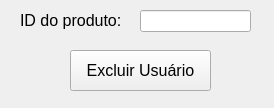
<?xml version="1.0" encoding="UTF-8"?>
<ui version="4.0">
 <class>tela_excluir_produto</class>
 <widget class="QWidget" name="tela_excluir_produto">
  <property name="geometry">
   <rect>
    <x>0</x>
    <y>0</y>
    <width>274</width>
    <height>108</height>
   </rect>
  </property>
  <property name="windowTitle">
   <string>Excluir produto</string>
  </property>
  <widget class="QLabel" name="label_id_produto">
   <property name="geometry">
    <rect>
     <x>20</x>
     <y>10</y>
     <width>121</width>
     <height>21</height>
    </rect>
   </property>
   <property name="font">
    <font>
     <family>MS Shell Dlg 2</family>
     <pointsize>12</pointsize>
    </font>
   </property>
   <property name="text">
    <string notr="true">ID do produto:</string>
   </property>
  </widget>
  <widget class="QLineEdit" name="texto_id_produto">
   <property name="geometry">
    <rect>
     <x>140</x>
     <y>10</y>
     <width>111</width>
     <height>22</height>
    </rect>
   </property>
   <property name="font">
    <font>
     <pointsize>12</pointsize>
    </font>
   </property>
   <property name="text">
    <string notr="true"/>
   </property>
   <property name="maxLength">
    <number>8</number>
   </property>
  </widget>
  <widget class="QPushButton" name="botao_excluir_produto">
   <property name="geometry">
    <rect>
     <x>70</x>
     <y>50</y>
     <width>141</width>
     <height>41</height>
    </rect>
   </property>
   <property name="font">
    <font>
     <pointsize>12</pointsize>
    </font>
   </property>
   <property name="text">
    <string notr="true">Excluir Usuário</string>
   </property>
  </widget>
 </widget>
 <resources/>
 <connections/>
</ui>
